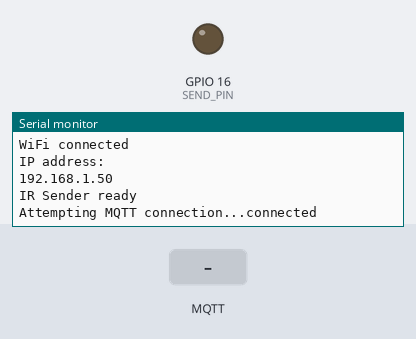
Bench run of a sketch on a simulated ESP32. On the bench: output pins drawn as LEDs (lit = HIGH), the last lines printed to the serial monitor. The inputs (shaded band) are chosen by the test bench. WiFi joins after 1.5 s; servers stay silent unless stated; random numbers use the default seed unless the sketch sets one; no MQTT or app messages arrive unless stated.

Above: at 2.7 s.
2.8 s: MQTT message "5" arrives on the first subscribed topic
At 3.5 s:
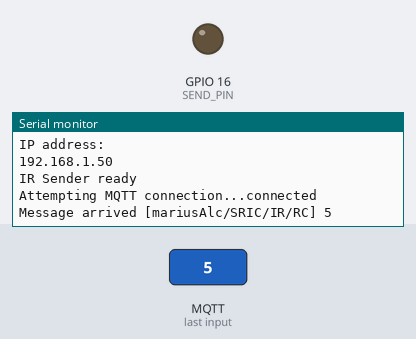
4.3 s: MQTT message "on" arrives on the first subscribed topic
At 5.2 s:
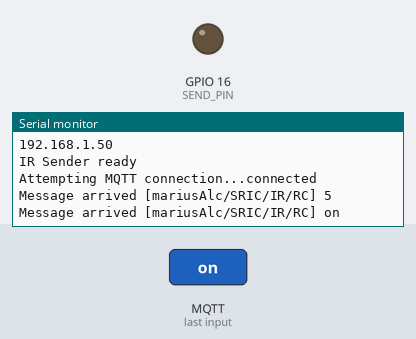
6.1 s: MQTT message "off" arrives on the first subscribed topic
At 6.8 s:
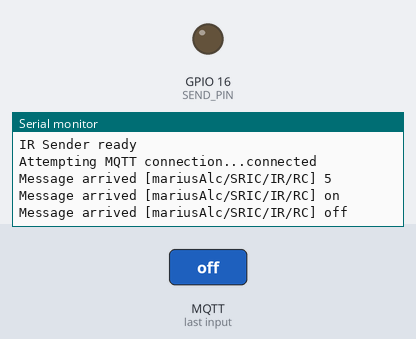

Measured:
- after the input at 2.8 s, the serial monitor: prints a new line at once (image 1)
- after the input at 4.3 s, the serial monitor: prints a new line after 0.34 s (image 2)
- after the input at 6.1 s, the serial monitor: prints a new line after 0.38 s (image 3)

The sketch:

esp32_code.ino
```cpp
#include <Arduino.h>
#include <IRremote.h>
#include <IRremote.hpp>
#include <WiFi.h>
#include <PubSubClient.h>

const char* ssid = "OMANEA-SKP";
const char* password = "Amplatitsamiducregina";
const char* mqtt_server = "broker.mqtt-dashboard.com";
int SEND_PIN = 16;
WiFiClient espClient;
PubSubClient client(espClient);

unsigned long lastMsg = 0;
#define MSG_BUFFER_SIZE  (50)
char msg[MSG_BUFFER_SIZE];
int value = 0;

void setup_wifi() {

  delay(10);
  Serial.println();
  Serial.print("Connecting to ");
  Serial.println(ssid);

  WiFi.mode(WIFI_STA);
  WiFi.begin(ssid, password);

  while (WiFi.status() != WL_CONNECTED) {
    delay(500);
    Serial.print(".");
  }

  randomSeed(micros());

  Serial.println("");
  Serial.println("WiFi connected");
  Serial.println("IP address: ");
  Serial.println(WiFi.localIP());
}
void callback(char* topic, byte* payload, unsigned int length) {
  Serial.print("Message arrived [");
  Serial.print(topic);
  Serial.print("] ");
  String message = String(((char*)payload));
  for (int i = 0; i < length; i++) {
    Serial.print((char)payload[i]);
  }

  Serial.println();
  uint8_t len = 32;
  uint8_t reapeats = 5;
  for( int i = 0; i < reapeats; i ++) {
    IrSender.sendNEC(message.toInt(), len);
    delay(300);
  }

}

void reconnect() {
  while (!client.connected()) {
    Serial.print("Attempting MQTT connection...");
    String clientId = "ESP8266Client-";
    clientId += String(random(0xffff), HEX);
    if (client.connect(clientId.c_str())) {
      Serial.println("connected");
      client.subscribe("mariusAlc/SRIC/IR/RC");
    } else {
      Serial.print("failed, rc=");
      Serial.print(client.state());
      Serial.println(" try again in 5 seconds");
      delay(5000);
    }
  }
}

void setup() {
  pinMode(SEND_PIN, OUTPUT);
  Serial.begin(115200);
  IrSender.begin(SEND_PIN);
  setup_wifi();
  client.setServer(mqtt_server, 1883);
  client.setCallback(callback);
  Serial.println("IR Sender ready");
}

void loop() {
  if (!client.connected()) {
    reconnect();
  }
  client.loop();
}
```
